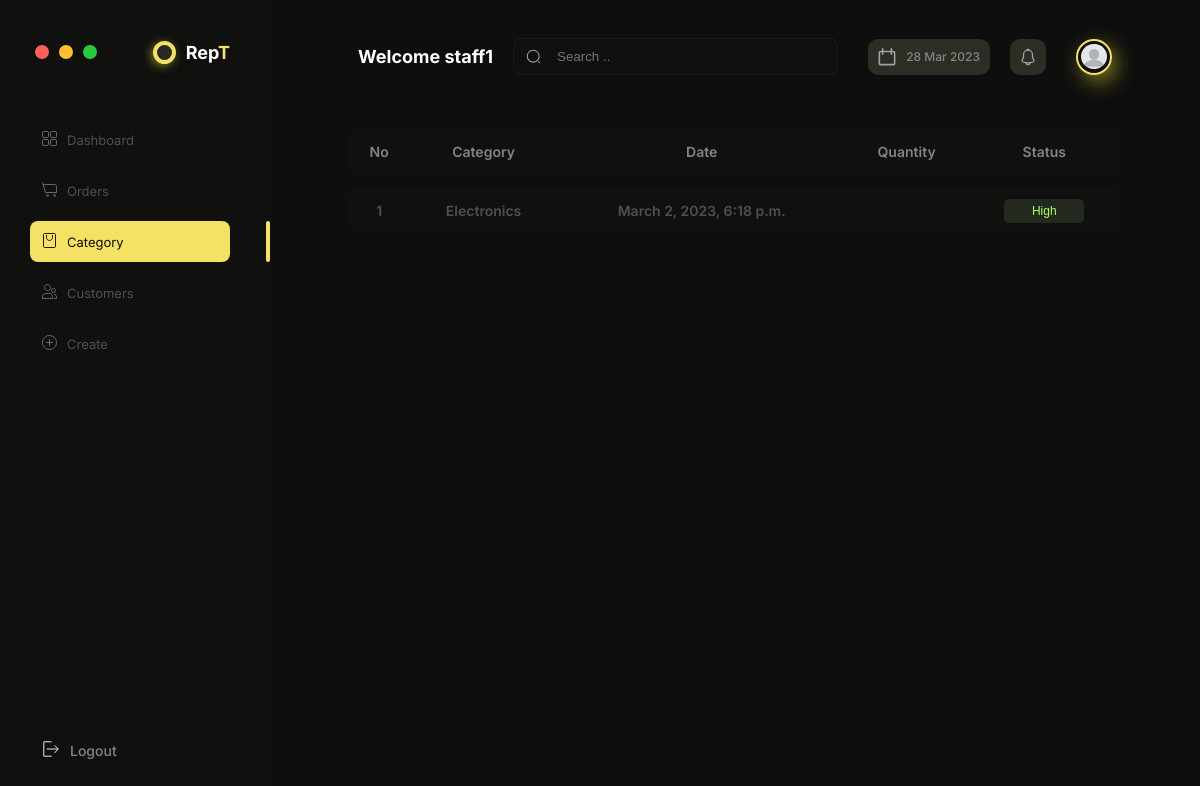
Screenshot of /category/ (signed in) with the database file from the repository.
### apps/core/models.py (models this page shows, shortened)
class Staff(models.Model):
    GENDER = (
        ('Male', 'Male'),
        ('Female', 'Female'),
        ('Others', 'Others'),
    )
    profile_image = models.ImageField(
        default='person.png', null=True, blank=True)
    user = models.OneToOneField(User, on_delete=models.CASCADE)
    name = models.CharField(max_length=200, null=True)
    email = models.CharField(max_length=200, null=True)
    phone = models.IntegerField(default=0, null=True)
    gender = models.CharField(max_length=200, null=True, choices=GENDER)

class Category(models.Model):
    STATUS = (
        ('High', 'High'),
        ('Low', 'Low'),
    )
    name = models.CharField(max_length=200, null=True)
    status = models.CharField(max_length=200, null=True, choices=STATUS)
    date_created = models.DateTimeField(auto_now_add=True, null=True)

### apps/core/decorators.py (the view)
        def wrapper_func(request, *args, **kwargs):
            group = None
            if request.user.groups.exists():
                group = request.user.groups.all()[0].name
            if group in allowed:
                return view_func(request, *args, **kwargs)
            else:
                return HttpResponse('You are not authenticated to access this page!')

### apps/category/views.py (called while the page is built)
@login_required(login_url='login')
@allowed_user(allowed=['admin', 'staff'])
def category(request):
    categories = Category.objects.all()
    category_count = categories.count()
    context = {
        'navbar': 'category',
        'categories': categories,
        'category_count': category_count,
    }
    return render(request, 'category.html', context)

### apps/category/templates/category.html (shortened to what this page needs)
{% extends 'main.html' %}
{% block content %}
<div class="table-container">
      <table class="table">
        <thead class="table__header">
            <tr class="table__header-raw">
              <th class="col col1">No</th>
              <th class="col col2">Category</th>
              <th class="col col3">Date</th>
              <th class="col col4">Quantity</th>
              <th class="col col5">Status</th>`
          </thead>
          {% for category in categories %}
          <tbody class="table__body">
            <tr class="table__body-raw" data-href="{% url 'items' category.id %}">
              <td class="col col1">{{category.id}}</td>
              <td class="col col2">{{category.name}}</td>
              <td class="col col3">{{category.date_created}}</td>
              <td class="col col4">{{category.quantity}}</td>
              {% if category.status == 'High' %}
              <td class="col col5">
                <button class="table__status table__status--high">High</button>
              </td>
              {% else %}
              <td class="col col5">
                <button class="table__status table__status--low">High</button>
              </td>
              {% endif %}
            </tr>
          </tbody>
          {% endfor %}
    </table>
</div>
{% endblock %}

### templates/topbar.html (shortened to what this page needs)
{% load static %}
<div class="topbar">
    <h3 class="top__title">Welcome {{request.user}}</h3>
    <form class="search__container" autocomplete="off" id="search-form" method="post">
        <img src="/static/icons/ic-input-search.svg" alt="" class="search__img">
        <input type="text" class="search__inp" placeholder="Search .." id="search-input">
    </form>
    <div class="right">
        <div class="right__calendar-container">
            <img src="/static/icons/ic_calendar.svg" alt="" class="right__icon right__calendar">
            <h6 id="right__calendar-txt"></h6>
        </div>
        <div class="right__icon-container">
            <img src="/static/icons/ic_notifications.svg" alt="" class="right__icon right__notification">
        </div>
        <div class="right__img-container">
            <img src="{{ request.user.staff.profile_image.url }}" alt="" class="right__img">
        </div>
    </div>
</div>

### static/css/main.css (style rules this page uses)
html { font-size: 62.5%; }
body { padding-left: 32rem; padding-top: 2rem; padding-right: 5rem; background-color: var(--colorDark); font-family: 'Inter', sans-serif; }
h1, h2, h3, h4, h5, h6 { margin: 0rem; padding: 0rem; }

### static/css/colors.css (style rules this page uses)
:root { --colorDark: #0E0E0E; --colorDarkMedium: #10110E; --colorDarkLight: #4F4F4F; --colorDarkExtraLight: #848484; --colorWhite: #FFFFFF; --colorWhiteMedium: #F9F9F9; --colorWhiteLight: #F1F1F1; --colorWhiteExtraLight: #EBEBEB; --colorOrange: #F5E164; --colorOrangeMedium: #fbf438; --colorOrangeLight: #fff951; --colorOrangeExtraLight: #fffb95; --colorYelllow:#FFF500; --colorYellowMedium:#fbf438; --colorYellowLight:#fff951; --colorExtraLight:#fffb95; --gradientColor1:#BD00FF; --gradientColor2:#0085FF; --gradientColor3:#FFF500; --gradientColor4:#FFB800; --gradientColor5:#FF5C00; --gradientColor6:#FF0000; --gradientColor7:#00E0FF; --gradientColor8:#00D1FF; --buttonColorYellow: rgb(255, 184, 0); --buttonColorLightYellow: rgba(155, 184, 0, 0.1); --buttonColorOrange: rgb(252, 96, 88); --buttonColorLightOrange: rgba(252, 96, 88, 0.1); --buttonColorBlue: rgb(0, 149, 255); --buttonColorLightBlue: rgba(0, 149, 255, 0.1); --buttonColorRed: rgb(236,95,104); --buttonColorLightRed: rgba(254, 141, 148, 0.1); --buttonColorGreen: rgb(176, 255, 96); --buttonColorLightGreen: rgba(214, 255, 173, 0.1); --dotColor1:#FC6058; --dotColor2:#FEC02F; --dotColor3:#2ACA3E; --seperatorColor:#35363843; --iconBackgroundColor:#62634e5e; --bgObjectBlur:rgba(233, 224, 54, 0.5); --transparentColor:rgba(0, 0, 0, 0); }

### static/css/topbar.css (style rules this page uses)
.topbar { display: flex; align-items: center; margin-left: 3rem; margin-right: 3rem; margin-bottom: 2rem; margin-top: 1rem; justify-content: space-between; }
.top__title { color: var(--colorWhite); font-weight: 700; margin-right: 2rem; }
.search__container { flex: 1; max-width: 40rem; display: flex; align-items: center; background-color: var(--colorDarkMedium); border-color: var(--seperatorColor); border-style: solid; border-width: .1rem; border-radius: .8rem; }
.search__img { width: 1.5rem; height: 1.5rem; padding: 1rem 1.2rem; }
.search__inp { flex: 1; width: 0rem; background-color:var(--colorTransparent); border-style: none; padding: .1rem .4rem; color: var(--colorDarkExtraLight); }
.right { align-items: center; display: flex; padding-left: 2rem; }
.right__calendar-container { display: flex; align-items: center; justify-content: center; padding-left: 1rem; padding-right: 1rem; height: 3.6rem; background-color:var(--iconBackgroundColor); border-radius: 1rem; margin: 0rem 1rem; cursor: pointer; }
.right__calendar { width: 1.8rem; height: 1.8rem; margin-right: 1rem; }
.right__icon-container { display: flex; align-items: center; justify-content: center; width: 3.6rem; height: 3.6rem; background-color: var(--iconBackgroundColor); border-radius: 1rem; margin: 0rem 1rem; cursor: pointer; }
.right__notification { width: 1.8rem; height: 1.8rem; }
.right__img-container { display: flex; align-items: center; justify-content: center; width: 3.2rem; height: 3.2rem; border-style: solid; border-color: var(--colorOrange); border-radius: 2rem; border-width: .2rem; object-position: center; object-fit:cover; margin-left: 2rem; box-shadow: .5rem .7rem 2rem var(--bgObjectBlur); }
.right__img { width: 80%; height: 80%; border-radius: 50%; }

### rows the page displays
Category: id "1", name "Electronics", date_created "March 2, 2023, 6:18 p.m.", status "High"

### other values shown
{{ request.user }} "staff1"
